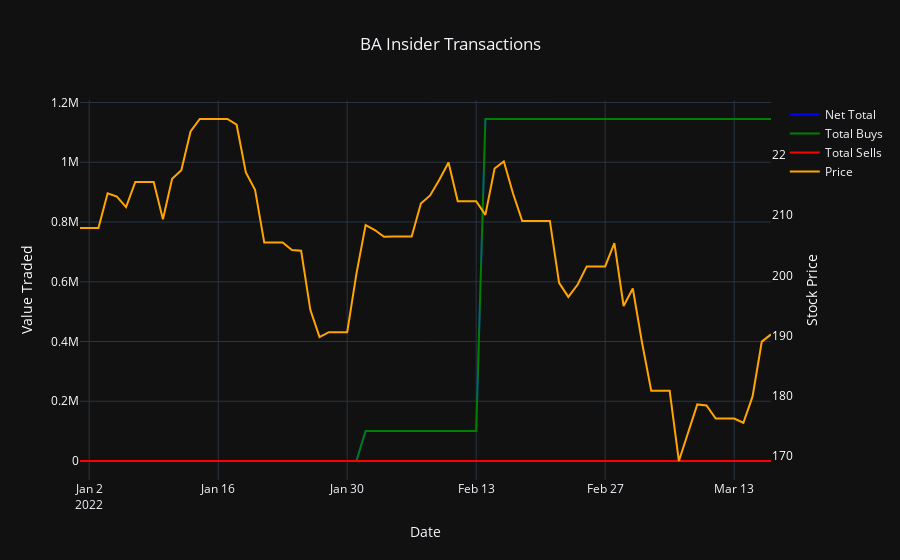

Notebook code cell kept with this figure:
### Code cell
fig = go.Figure()
tracenet = go.Scatter(x=dailydata['Transaction Date'], y=dailydata['Net Total'].values, mode='lines', name='Net Total', line=dict(color='Blue'), showlegend=True, yaxis='y1')
tracebuys = go.Scatter(x=dailydata['Transaction Date'], y=dailydata['Total Buys'].values, mode='lines', name='Total Buys', line=dict(color='Green'), showlegend=True, yaxis='y1')
tracesells = go.Scatter(x=dailydata['Transaction Date'], y=dailydata['Total Sells'].values, mode='lines', name='Total Sells', line=dict(color='Red'), showlegend=True, yaxis='y1')
tracestock = go.Scatter(x=dailydata['Transaction Date'], y=dailydata['Price'].values, mode='lines', name='Price', line=dict(color='Orange'), showlegend=True, yaxis='y2', )

fig.add_trace(tracenet)
fig.add_trace(tracebuys)
fig.add_trace(tracesells)
fig.add_trace(tracestock)

fig.update_layout(
    title= ticker +' Insider Transactions',
    xaxis_title='Date',
    yaxis_title='Notional Value Traded',
    template='plotly_dark',
    title_x=0.5,
    yaxis=dict(
        title='Value Traded',
        titlefont=dict(color='White'),
        tickfont=dict(color='White'),
    ),
    yaxis2=dict(
        title='Stock Price',
        titlefont=dict(color='White'),
        tickfont=dict(color='White'),
        overlaying='y',
        side='right',
        showgrid=False
    )
)

fig.show()
